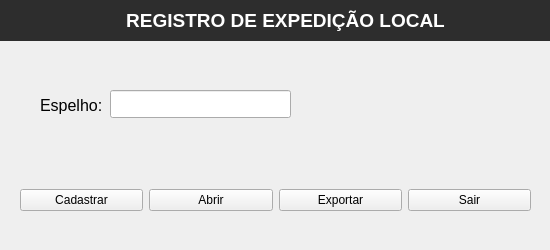
<?xml version="1.0" encoding="UTF-8"?>
<ui version="4.0">
 <class>mainWindow</class>
 <widget class="QMainWindow" name="mainWindow">
  <property name="geometry">
   <rect>
    <x>0</x>
    <y>0</y>
    <width>550</width>
    <height>250</height>
   </rect>
  </property>
  <property name="sizePolicy">
   <sizepolicy hsizetype="Ignored" vsizetype="Ignored">
    <horstretch>0</horstretch>
    <verstretch>0</verstretch>
   </sizepolicy>
  </property>
  <property name="maximumSize">
   <size>
    <width>550</width>
    <height>250</height>
   </size>
  </property>
  <property name="windowTitle">
   <string>Sistema de Expedição Local</string>
  </property>
  <widget class="QWidget" name="centralwidget">
   <widget class="QWidget" name="horizontalLayoutWidget">
    <property name="geometry">
     <rect>
      <x>20</x>
      <y>160</y>
      <width>511</width>
      <height>80</height>
     </rect>
    </property>
    <layout class="QHBoxLayout" name="horizontalLayout">
     <item>
      <widget class="QPushButton" name="btn_cadastrar">
       <property name="styleSheet">
        <string notr="true">font: 12pt &quot;MS Shell Dlg 2&quot;;</string>
       </property>
       <property name="text">
        <string>Cadastrar</string>
       </property>
      </widget>
     </item>
     <item>
      <widget class="QPushButton" name="btn_abrir">
       <property name="styleSheet">
        <string notr="true">font: 12pt &quot;MS Shell Dlg 2&quot;;</string>
       </property>
       <property name="text">
        <string>Abrir</string>
       </property>
      </widget>
     </item>
     <item>
      <widget class="QPushButton" name="btn_exportar">
       <property name="styleSheet">
        <string notr="true">font: 12pt &quot;MS Shell Dlg 2&quot;;</string>
       </property>
       <property name="text">
        <string>Exportar</string>
       </property>
      </widget>
     </item>
     <item>
      <widget class="QPushButton" name="btn_sair">
       <property name="styleSheet">
        <string notr="true">font: 12pt &quot;MS Shell Dlg 2&quot;;</string>
       </property>
       <property name="text">
        <string>Sair</string>
       </property>
      </widget>
     </item>
    </layout>
   </widget>
   <widget class="QLabel" name="label_2">
    <property name="geometry">
     <rect>
      <x>40</x>
      <y>90</y>
      <width>71</width>
      <height>31</height>
     </rect>
    </property>
    <property name="text">
     <string>&lt;html&gt;&lt;head/&gt;&lt;body&gt;&lt;p&gt;&lt;span style=&quot; font-size:12pt;&quot;&gt;Espelho:&lt;/span&gt;&lt;/p&gt;&lt;/body&gt;&lt;/html&gt;</string>
    </property>
   </widget>
   <widget class="QLineEdit" name="txt_espelho">
    <property name="geometry">
     <rect>
      <x>110</x>
      <y>90</y>
      <width>181</width>
      <height>28</height>
     </rect>
    </property>
    <property name="styleSheet">
     <string notr="true">font: 75 14pt &quot;Cantarell&quot;;</string>
    </property>
   </widget>
   <widget class="QWidget" name="verticalLayoutWidget">
    <property name="geometry">
     <rect>
      <x>-10</x>
      <y>0</y>
      <width>591</width>
      <height>41</height>
     </rect>
    </property>
    <layout class="QVBoxLayout" name="verticalLayout">
     <item>
      <widget class="QLabel" name="label">
       <property name="styleSheet">
        <string notr="true">background-color: rgb(158, 158, 158);
background-color: rgb(45, 45, 45);
color: rgb(255, 255, 255);</string>
       </property>
       <property name="text">
        <string>&lt;html&gt;&lt;head/&gt;&lt;body&gt;&lt;p align=&quot;center&quot;&gt;&lt;span style=&quot; font-size:14pt; font-weight:600;&quot;&gt;REGISTRO DE EXPEDIÇÃO LOCAL&lt;/span&gt;&lt;/p&gt;&lt;/body&gt;&lt;/html&gt;</string>
       </property>
      </widget>
     </item>
    </layout>
   </widget>
  </widget>
 </widget>
 <resources/>
 <connections/>
</ui>
